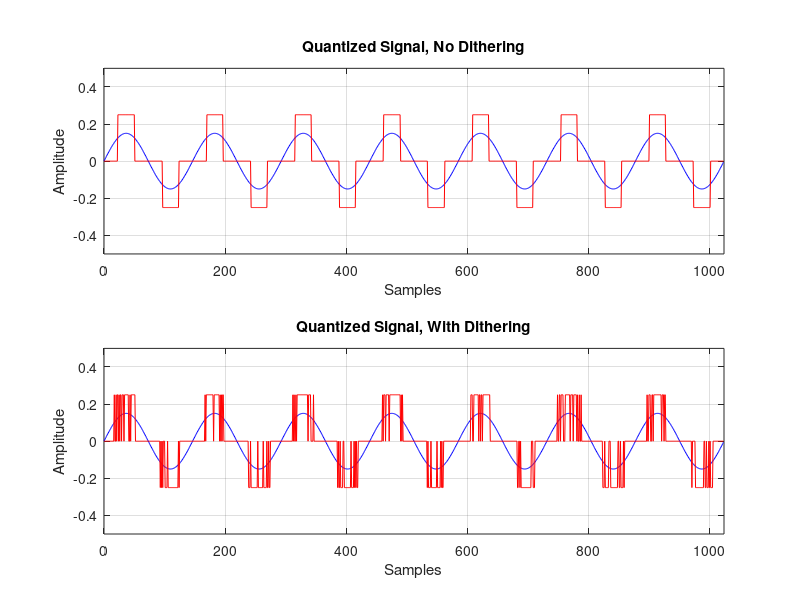
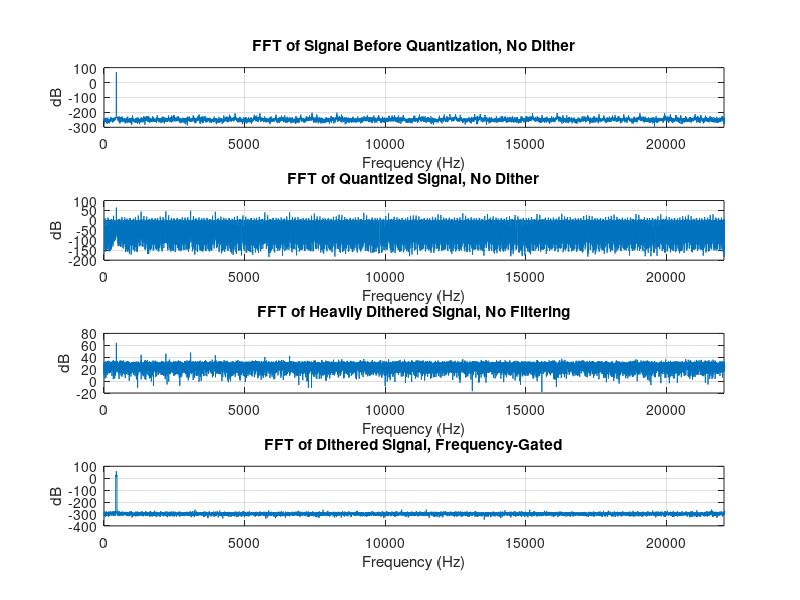

MATLAB code for these plots, in order:
function freqG()
% Function that shows the effects of dithering via various visualizations
% --------------------------
% Gregor McWilliam

% Close all open windows and clear text
close all
clc

% Set initial parameters
fs = 1024;
n = 0 : fs-1;
f0 = 7;
A = 0.15;
t = linspace(1, 0, fs-1);
bd = 3;

f = linspace(f0, 0, fs-1);

% Define the sinusoidal input x
x = A * sin(2*pi * f0 * n / fs);

% Representation of "sampled signal" via quantization
x_bd = round(x * 2^(bd-1)) / (2^(bd-1));

% 1a.
% Plot time-domain representation of original and quantized signal
h1 = figure(1);

x0 = 50;
y0 = 50;
width = 1100;
height = 900;
set(h1, "position", [x0, y0, width, height]);

subplot(211)
plot(n, x, "Color", "Blue");
xlim([0, fs]);
ylim([-0.5, 0.5]);
hold on
plot(n, x_bd, "Color", "Red");
hold off
title("Quantized Signal, No Dithering");
xlabel("Samples");
ylabel("Amplitude");
grid on

% Generate dither
dit = 0.03 * (2 * rand(1, fs) - 1);

% Dither introduced to input x
xDit = x + dit;

% Representation of "sampled signal" via quantization
xDit = round(xDit * 2^(bd-1)) / 2^(bd-1);

% 1b.
% Plot time-domain representation of original and dithered quantized signal
figure(1)
subplot(212)
plot(n, x, "Color", "Blue");
xlim([0, fs]);
ylim([-0.5, 0.5]);
hold on
plot(n, xDit, "Color", "Red");
hold off
title("Quantized Signal, With Dithering");
xlabel("Samples");
ylabel("Amplitude");
grid on

% Update initial parameters for more illustrative FFT visualization
fs = 44100;
n = 0 : fs-1;
f0 = 440;
A = 0.15;
bd = 4;

% Define updated sinusoidal input x
x = A * sin(2*pi * f0 * n / fs);

% Representation of "sampled signal" via quantization
x_bd = round(x * 2^(bd-1)) / 2^(bd-1);

% Generate window
wn = hann(fs);

% Multiply quantized input signal x with window
x_wn = x_bd .* wn';

% Calculate FFT of x
X = fft(x_wn);

% Take absolute value of FFT
X_abs = abs(X);

% Convert to decibels
X_db = 20 * log10(X_abs);

% Calculate FFT of original input x, before deliberate quantization
X_preQuant = 20 * log10(abs(fft(x)));

% Plot frequency-domain representation of quantized, undithered signal x
h2 = figure(2);

x1 = 100;
y1 = 100;
width = 1000;
height = 800;

set(h2, "position", [x1, y1, width, height]);
subplot(411)
plot(n, X_preQuant);
xlim([0, floor(fs/2)]);
title("FFT of Signal Before Quantization, No Dither");
xlabel("Frequency (Hz)");
ylabel("dB");
grid on


% Plot frequency-domain representation of quantized, undithered signal x
figure(2)
subplot(412)
plot(n, X_db);
xlim([0, floor(fs/2)]);
title("FFT of Quantized Signal, No Dither");
xlabel("Frequency (Hz)");
ylabel("dB");
grid on

% Generate a very high level of dither (or, due to its amplitude, noise)
dit = 0.3 * (2 * rand(1, fs) - 1);

% Add this dither to quantized input x
x_dit = x_bd + dit;

% Multiply quantized, dithered input signal x with window
x_wn = x_dit .* wn';

% Calculate FFT of x
X = fft(x_wn);

% Take absolute value of FFT
X_abs = abs(X);

% Convert to decibels
X_db = 20 * log10(X_abs);

% Plot frequency-domain representation of quantized, heavily dithered 
% signal x
figure(2)
subplot(413)
plot(n, X_db);
xlim([0, floor(fs/2)]);
title("FFT of Heavily Dithered Signal, No Filtering");
xlabel("Frequency (Hz)");
ylabel("dB");
grid on

% Frequency gate the FFT data above and below the desired frequency
for i = 1 : fs
    
    % If the frequency is greater than 1.05 * f0 or less than 0.95 * f0, 
    % set its value to 0
    if i > 1.05 * f0 || i < 0.95 * f0
        X(i) = 0;
    end
end

% Calculate the IFFT of X, returning the signal to the time domain
x = ifft(X);

% Take only the real values of x, omitting any imaginary units such as 0i
x = real(x);

% Play the frequency-gated, dithered signal, if desired
% sound(x, fs);

% Take the FFT of the frequency-gated time-domain signal
X = fft(x);

% Take absolute value of FFT
X_abs = abs(X);

% Convert to decibels
X_db = 20 * log10(X_abs);

% 1c.
% Plot frequency-domain representation of dithered signal, gated in the
% frequency domain
figure(2)
subplot(414)
plot(n, X_db);
xlim([0, floor(fs/2)]);
title("FFT of Dithered Signal, Frequency-Gated");
xlabel("Frequency (Hz)");
ylabel("dB");
grid on

end

